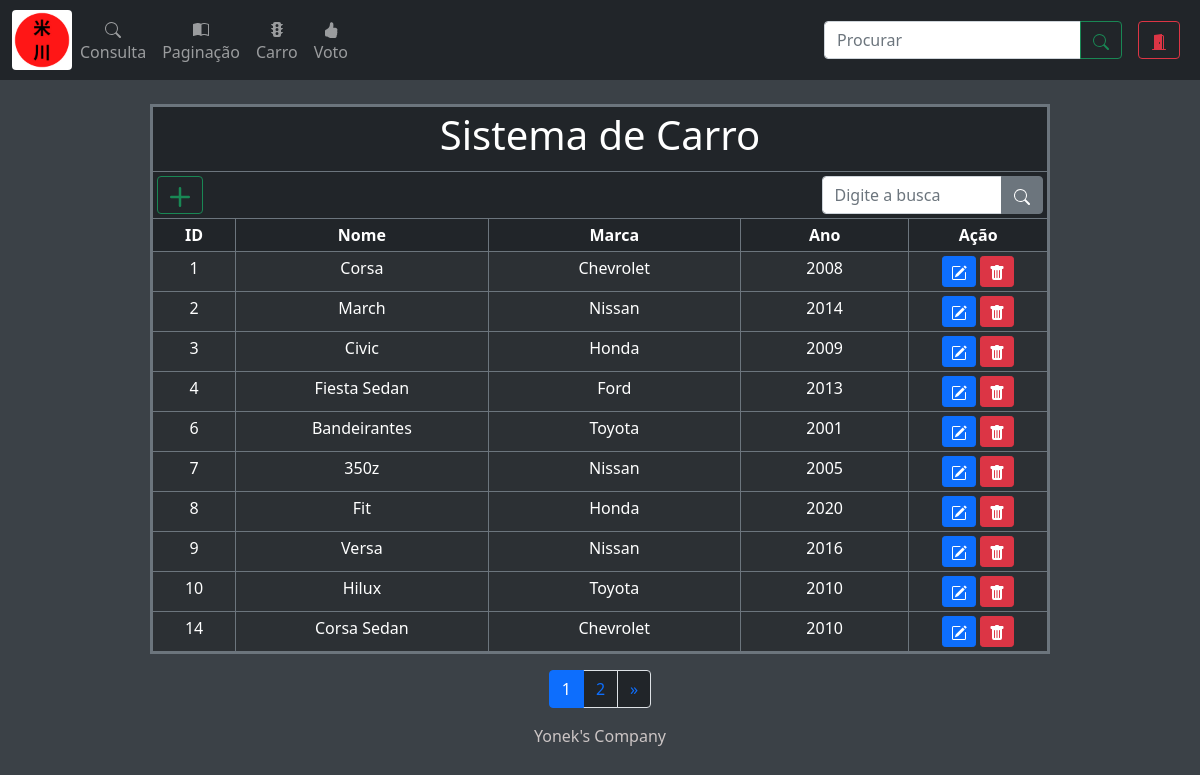
The app's page /car.php with its own data.
### tables this page shows
CREATE TABLE `carro` (
  `IdCarro` int(11) NOT NULL,
  `nomeCarro` varchar(100) NOT NULL,
  `marcaCarro` varchar(100) NOT NULL,
  `anoCarro` year(4) NOT NULL
);

### car.php (the view, shortened to what this page needs)
<?php
    include 'php/up_car.php';
    $pag = (isset($_GET['pag']))?$_GET['pag'] : 1;
    $sql = "select * from carro";
    $query = mysqli_query($con, $sql);
    $reg = 10;
    $tr = mysqli_num_rows($query);
    $tp = ceil($tr/$reg);
    $inicio = ($reg * $pag) - $reg;
    $limit = mysqli_query($con, "$sql LIMIT $inicio, $reg");
    $prox = $pag + 1;
?>
<!DOCTYPE html>
<html lang="en">
<head>
     <?php include 'include/link.php'; ?>
     <link rel="stylesheet" href="css/estilo.css">
</head>
<body>
    <?php include 'include/nav.php'; ?>  <br>
    <table class="table table-dark table-striped table-bordered table-hover table-sm w-75 p-3 border border-secondary border-3" align="center">
        <thead>
            <th colspan="6">
                <h1 align="center">Sistema de Carro</h1>
            </th>
        </thead>
        <thead>
            <th colspan="6">
                <div class="d-flex justify-content-between">
                    <div class="col-md-3">
                        <button type="button" class="btn btn-outline-success" data-bs-toggle="modal" data-bs-target="#modal_car">
                            <svg xmlns="http://www.w3.org/2000/svg" width="20" height="20" fill="currentColor" class="bi bi-plus-lg" viewBox="0 0 16 16">
                                <path d="M8 0a1 1 0 0 1 1 1v6h6a1 1 0 1 1 0 2H9v6a1 1 0 1 1-2 0V9H1a1 1 0 0 1 0-2h6V1a1 1 0 0 1 1-1z"/>
                            </svg>
                        </button>
                    </div>
                    <div class="col-md-3">
                        <form action="">
                            <div class="input-group">
                                <input type="text" type="search" class="form-control" name="busca" placeholder="Digite a busca">
                                <button type="submit" class="btn btn-secondary" name="pesquisa">
                                </button>
                            </div>
                        </form>
                    </div>
                </div>
            </th>
        </thead>
        <thead class="text-center">
            <th style="width: 5%;">ID</th>
            <th style="width: 15%;">Nome</th>
            <th style="width: 15%;">Marca</th>
            <th style="width: 10%;">Ano</th>
            <th style="width: 8.3%;">Ação</th>
        </thead>
        <?php
        if(!isset($_GET['busca'])){
        while($car = mysqli_fetch_array($limit)){
            $id=$car['IdCarro'];
            $carro=$car['nomeCarro'];
            $marca=$car['marcaCarro'];
            $ano=$car['anoCarro'];
        ?>
        <tbody class="text-center">
            <tr>
                <td><?=$id?></td>
                <td><?=$carro?></td>
                <td><?=$marca?></td>
                <td><?=$ano?></td>
                <td>
                    <button data-bs-toggle="modal" data-bs-target="#modal_carEdit" data-bs-whatever="<?=$id;?>" data-bs-whatevercar="<?=$carro;?>"
                        data-bs-whatevermarca="<?=$marca;?>" data-bs-whateverano="<?=$ano;?>" class="btn btn-primary btn-sm">
                    </button>
                    <a href="del_car.php?delCar=<?=$id;?>&<?=$carro;?>&<?=$marca;?>&<?=$ano;?>" onclick="return confirm('Deseja apagar o registro?')"
                       class="btn btn-danger btn-sm">
                    </a>
                </td>
            </tr>
        </tbody>
        <?php }?>
        <?php
        }
        ?>
    </table>
    <nav aria-label="Page navigation example">
        <ul class="pagination justify-content-center">
            <?php
                for($i=1; $i<=$tp; $i++){
                    if($pag == $i){
                        echo" <li class='page-item active'><a class='page-link' href='?pag=$i'>$i</a></li>";
                    }else{
                        echo" <li class='page-item'><a class='page-link bg-dark' href='?pag=$i'>$i</a></li>";
                    }
                }
            ?>
            <?php
            if($pag < $tp){
            ?>
            <li class="page-item">
                <a class="page-link bg-dark" href="?pag=<?=$prox;?>" aria-label="Next">
                    <span aria-hidden="true">&raquo;</span>
                </a>
            </li>
            <?php } ?>
        </ul>
    </nav>
    <?php include 'include/footer.php'; ?>
</body>
</html>

### include/link.php (shortened to what this page needs)
<link href="https://cdn.jsdelivr.net/npm/bootstrap@5.0.2/dist/css/bootstrap.min.css" rel="stylesheet">

### include/nav.php (shortened to what this page needs)
<nav class="navbar navbar-expand-lg navbar-dark bg-dark">
  <div class="container-fluid">
    <img src="img/Yonekawa.png" class="rounded" width="60" height="60">
    <div class="collapse navbar-collapse" id="navbarSupportedContent">
      <ul class="nav navbar-nav navbar-center me-auto mb-2 mb-lg-0">
        <li class="nav-item active">
           <a class="nav-link " href="consulta.php" align="center">
            <br>
            Consulta
          </a>
        </li>
        <li class="nav-item">
          <a class="nav-link" href="paginacao.php" align="center">
            <br>
            Paginação
          </a>
        </li>
        <li class="nav-item">
          <a class="nav-link" href="car.php" align="center">
            <br>
            Carro
          </a>
        </li>
        <li class="nav-item">
          <a class="nav-link" href="voto.php" align="center">
            <br>
            Voto
          </a>
        </li>
      </ul>
      <form class="d-flex">
        <div class="input-group p-2">
          <input class="form-control" type="search" placeholder="Procurar" aria-label="Search" list="proc">
          <button class="btn btn-outline-success" type="submit" id="proc" oninput="myfunction()">
          </button>
        </div>
        <div class="p-2">
          <a href="index.php" class="btn btn-outline-danger">
          </a>
        </div>
      </form>
    </div>
  </div>
</nav>

### include/footer.php
<footer class="footer navbar-fixed-bottom">
    <div class="inner text-center">
        <p>Yonek's Company</p>
    </div>
</footer>

### css/estilo.css (style rules this page uses)
body { background-color: #3b4147; color: rgb(204, 197, 197); overflow-x: hidden; }

### records on screen
carro: IdCarro "1", nomeCarro "Corsa", marcaCarro "Chevrolet", anoCarro "2008"
carro: IdCarro "2", nomeCarro "March", marcaCarro "Nissan", anoCarro "2014"
carro: IdCarro "3", nomeCarro "Civic", marcaCarro "Honda", anoCarro "2009"
carro: IdCarro "4", nomeCarro "Fiesta Sedan", marcaCarro "Ford", anoCarro "2013"
carro: IdCarro "6", nomeCarro "Bandeirantes", marcaCarro "Toyota", anoCarro "2001"
carro: IdCarro "7", nomeCarro "350z", marcaCarro "Nissan", anoCarro "2005"
carro: IdCarro "8", nomeCarro "Fit", marcaCarro "Honda", anoCarro "2020"
carro: IdCarro "9", nomeCarro "Versa", marcaCarro "Nissan", anoCarro "2016"
carro: IdCarro "10", nomeCarro "Hilux", marcaCarro "Toyota", anoCarro "2010"
carro: IdCarro "14", nomeCarro "Corsa Sedan", marcaCarro "Chevrolet", anoCarro "2010"
